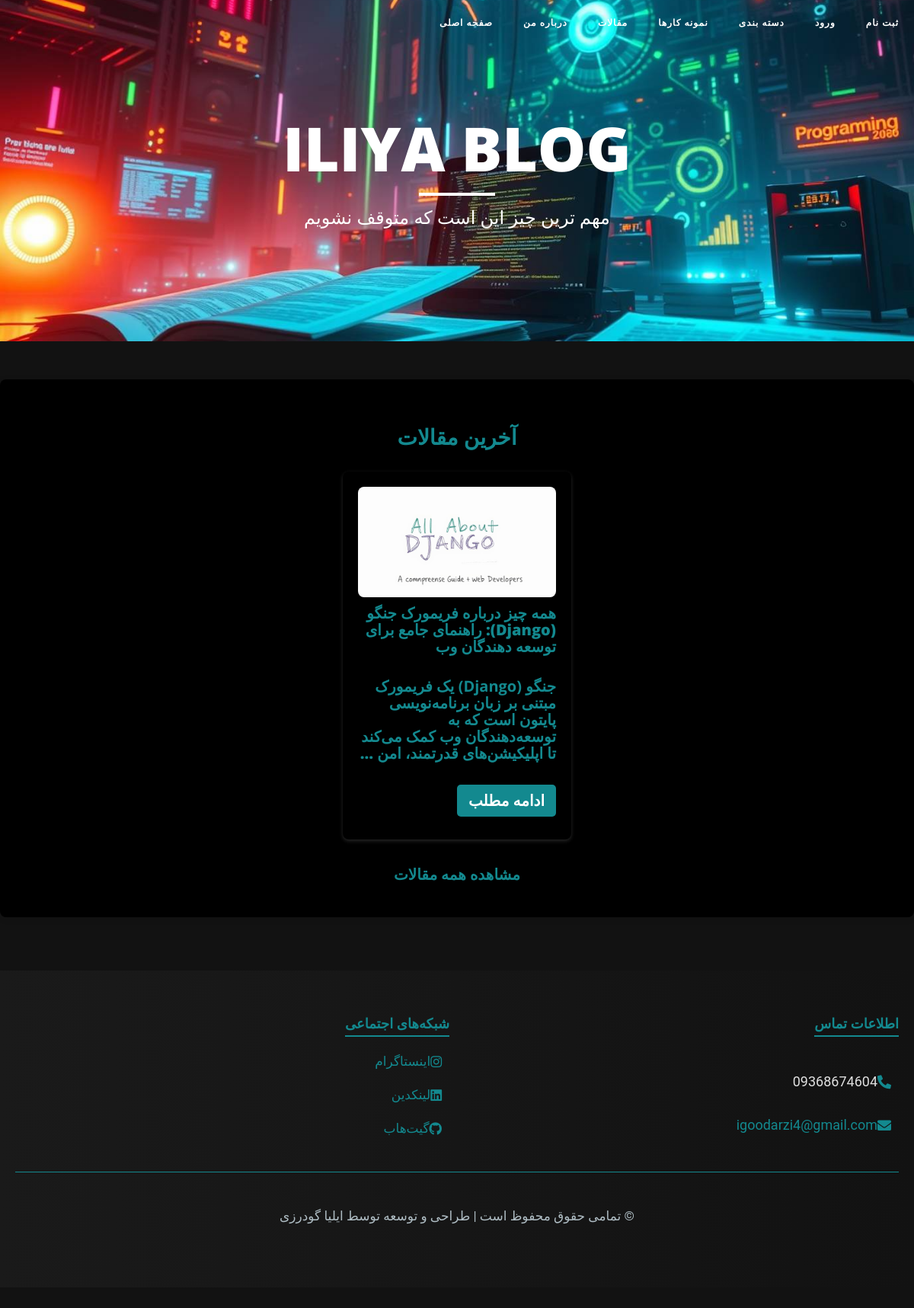
The page / on the database its author committed.
### site_info/models.py (models this page shows, shortened)
class SiteInfo(models.Model):
    name = models.CharField(max_length=255, verbose_name="نام سایت")
    description = models.TextField(blank=True, null=True, verbose_name="توضیحات")
    image = models.ImageField(upload_to='logo/%Y/%m/%d', blank=True)
    phone = models.CharField(max_length=20, blank=True, null=True, verbose_name="شماره تلفن")
    email = models.EmailField(max_length=254, blank=True, null=True, verbose_name="ایمیل")
    x = models.URLField(blank=True, null=True, verbose_name="لینک ایکس")
    instagram = models.URLField(blank=True, null=True, verbose_name="لینک اینستاگرام")
    linkedin = models.URLField(blank=True, null=True, verbose_name="لینک لینکدین")
    youtube = models.URLField(blank=True, null=True, verbose_name="لینک یوتیوب")
    github = models.URLField(blank=True, null=True, verbose_name="لینک گیت هاب")
    created_at = models.DateTimeField(auto_now_add=True, verbose_name='تاریخ ایجاد')
    updated_at = models.DateTimeField(auto_now=True, verbose_name='تاریخ آخرین بروزرسانی')
    class Meta:
        verbose_name = "تنظیمات سایت"
        verbose_name_plural = "تنظیمات سایت"
        ordering = ['-created_at']
    @classmethod
    def get_info(cls):
        return cls.objects.first()

### blog/models.py (models this page shows, shortened)
class Blog(models.Model):
    category = models.ForeignKey(Category, on_delete=models.CASCADE, related_name='blogs')
    name = models.CharField(max_length=200)
    slug = models.SlugField(max_length=200, unique=True)
    image = models.ImageField(upload_to='blog/%Y/%m/%d', blank=True)
    description = RichTextField(blank=True , null=True)
    date = models.DateTimeField(auto_now_add=True)
    views = models.PositiveIntegerField(default=0)
    class Meta:
        ordering = ('name',)
    def get_absolute_url(self):
        return reverse('blog_detail', args=[self.slug,])

### home/views.py (the view)
# urls.py: path('', views.HomeView.as_view(), name='home'),
class HomeView(BaseSiteInfoView):
    template_name = 'home/index.html'  # قالب صفحه خانه
    def get_context_data(self, **kwargs):
        context = super().get_context_data(**kwargs)
        context['latest_posts'] = Blog.objects.all().order_by('-date')[:3]
        return context

### home/views.py (called while the page is built)
    def get_context_data(self, **kwargs):
        context = super().get_context_data(**kwargs)
        context['site_info'] = SiteInfo.get_info()
        return context

### site_info/context_processors.py (called while the page is built)
def site_info(request):
    return {
        'site_info': SiteInfo.get_info(),
    }

### home/templates/home/index.html (shortened to what this page needs)
{% extends 'home/base.html' %}
{% load static %}
{% block content %}
<header class="intro-header" style="background-image: url('{{ site_info.image.url }}')">
    <div class="container">
        <div class="row">
            <div class="col-lg-8 col-lg-offset-2 col-md-10 col-md-offset-1">
                <div class="site-heading">
                    <h1>{{ site_info.name }}</h1>
                    <hr class="small">
                    <span class="subheading">مهم ترین چیز این است که متوقف نشویم</span>
                </div>
            </div>
        </div>
    </div>
</header>
<section class="latest-posts">
    <h2>آخرین مقالات</h2>
    <ul>
        {% for blog in latest_posts %}
            <li>
                <img src="{{ blog.image.url }}" alt="{{ blog.name }}" class="post-image" />
                <h3>{{ blog.name }}</h3>
                <p>{{ blog.description|truncatewords:20|safe}}</p>
                <a href="{{ blog.get_absolute_url }}" class="read-more-link">ادامه مطلب</a>
            </li>
        {% endfor %}
    </ul>
    <a href="{% url 'blog' %}" class="all-posts-link">مشاهده همه مقالات</a>
</section>
{% endblock %}

### home/templates/home/footer.html (shortened to what this page needs)
<footer class="footer-section">
    <div class="footer-container">
        <div class="footer-row">
            <div class="footer-column contact-column">
                <h4 class="footer-title">اطلاعات تماس</h4>
                <div class="contact-details">
                    <p class="contact-info">
                        <i class="fas fa-phone-alt"></i>{{ site_info.phone }}
                    </p>
                    <p class="contact-info">
                        <i class="fas fa-envelope"></i>
                        <a href="mailto:{{ site_info.email }}" class="contact-link">{{ site_info.email }}</a>
                    </p>
                </div>
            </div>
            <div class="footer-column social-column">
                <h4 class="footer-title">شبکه‌های اجتماعی</h4>
                <ul class="social-list">
                    {% if site_info.instagram %}
                        <li class="social-item">
                            <a href="{{ site_info.instagram }}" target="_blank" class="social-anchor">
                                <i class="fab fa-instagram"></i> اینستاگرام
                            </a>
                        </li>
                    {% endif %}
                    {% if site_info.linkedin %}
                        <li class="social-item">
                            <a href="{{ site_info.linkedin }}" target="_blank" class="social-anchor">
                                <i class="fab fa-linkedin"></i> لینکدین
                            </a>
                        </li>
                    {% endif %}
                    {% if site_info.github %}
                        <li class="social-item">
                            <a href="{{ site_info.github }}" target="_blank" class="social-anchor">
                                <i class="fab fa-github"></i> گیت‌هاب
                            </a>
                        </li>
                    {% endif %}
                </ul>
            </div>
        </div>
        <div class="footer-bottom">
            <p class="copyright-text">© {{ current_year }} تمامی حقوق محفوظ است | طراحی و توسعه توسط ایلیا گودرزی</p>
        </div>
    </div>
</footer>

### static/css/blog_detail.css (style rules this page uses)
body { margin: 0; padding: 0; font-family: 'Vazir', 'Arial', sans-serif; background-color: #000; color: #fff; line-height: 1.8; direction: rtl; }

### static/css/blog_b.css (style rules this page uses)
body { background-color: #121212; color: #13898f; font-family: 'Roboto', sans-serif; line-height: 1.6; }

### static/css/category.css (style rules this page uses)
body { font-family: 'Roboto', sans-serif; background-color: #121212; color: #e0e0e0; margin: 0; padding: 0; }

### static/css/category_detail.css (style rules this page uses)
body { font-family: 'Roboto', sans-serif; background-color: #121212; color: #e0e0e0; margin: 0; padding: 0; }

### static/css/about_a.css (style rules this page uses)
body { font-family: 'Arial', sans-serif; line-height: 1.6; margin: 0; padding: 0; background-color: #000000; color: #ffffff; }
.latest-posts { background-color: #000000; padding: 40px 20px; border-radius: 8px; box-shadow: 0 2px 10px rgba(0, 0, 0, 0.1); margin: 20px 0; }
.latest-posts h2 { text-align: center; font-size: 28px; margin-bottom: 20px; color: #13898f; }
.latest-posts ul { list-style-type: none; padding: 0; display: flex; flex-wrap: wrap; justify-content: center; }
.latest-posts li { background-color: #000000; border-radius: 8px; margin: 10px; padding: 20px; width: 300px; box-shadow: 0 2px 5px rgba(117, 115, 115, 0.336); transition: transform 0.3s; }
.post-image { width: 100%; height: auto; border-radius: 8px; }
.latest-posts h3 { font-size: 20px; margin: 10px 0; color: #13898f; }
.latest-posts p { color: #13898f; margin-bottom: 15px; }
.read-more-link { display: inline-block; background-color: #13898f; color: rgb(255, 255, 255); padding: 10px 15px; border-radius: 5px; text-decoration: none; transition: background-color 0.3s; }
.all-posts-link { display: block; text-align: center; margin-top: 20px; color: #13898f; text-decoration: none; font-weight: bold; }

### static/css/footers.css (style rules this page uses)
.footer-section { background: linear-gradient(to right, #1a1a1a, #121212); color: #e0e0e0; padding: 50px 20px; font-family: 'Roboto', sans-serif; }
.footer-container { max-width: 1200px; margin: 0 auto; }
.footer-row { display: flex; flex-wrap: wrap; justify-content: space-between; gap: 20px; }
.footer-column { flex: 1; min-width: 250px; }
.footer-title { font-size: 1.8rem; margin-bottom: 15px; color: #13898f; border-bottom: 2px solid #13898f; display: inline-block; padding-bottom: 5px; }
.contact-details, .social-list { line-height: 2; }
.contact-info, .social-item { font-size: 1.8rem; margin-bottom: 10px; display: flex; align-items: center; }
.contact-info i, .social-anchor i { margin-right: 10px; color: #13898f; }
.contact-link, .social-anchor { color: #13898f; text-decoration: none; transition: color 0.3s ease; }
.social-list { list-style: none; padding: 0; margin: 0; }
.social-item { margin-bottom: 10px; }
.social-anchor { font-size: 1.7rem; text-decoration: none; display: flex; align-items: center; transition: all 0.3s ease-in-out; }
.footer-bottom { text-align: center; margin-top: 30px; padding-top: 15px; border-top: 1px solid #13898f; font-size: 1.7rem; color: #b0bec5; }

### static/css/resume_details.css (style rules this page uses)
body { background-color: #121212; color: #e0e0e0; font-family: 'Vazir', 'Roboto', sans-serif; line-height: 1.8; margin: 0; padding: 0; }

### static/css/resume_list.css (style rules this page uses)
body { background-color: #121212; color: #13898f; font-family: 'Roboto', sans-serif; line-height: 1.6; }

### rows shown on the page
SiteInfo: image (picture), name "ILIYA BLOG", phone "09368674604", email "igoodarzi4@gmail.com"
Blog: image (picture), name "همه چیز درباره فریمورک جنگو (Django): راهنمای جامع برای توسعه دهندگان وب", description "جنگو (Django) یک فریمورک مبتنی بر زبان برنامه‌نویسی پایتون است که به توسعه‌دهندگان وب کمک می‌کند تا اپلیکیشن‌های قدرتمند، امن …"
